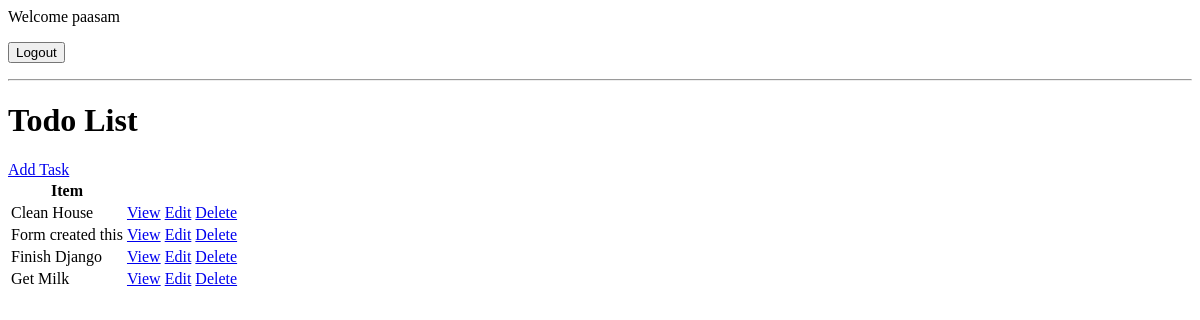
The app's page / (signed in), older data.
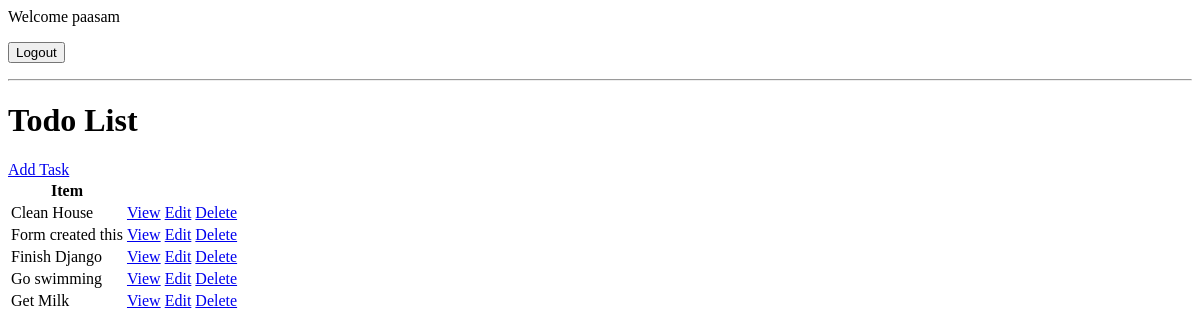
The same page, newer data.
### todo/models.py (models this page shows, shortened)
class Task(models.Model):
    user = models.ForeignKey(User, on_delete=models.CASCADE, null=True, blank=True)
    title = models.CharField(max_length=200,)
    description = models.TextField(null=True, blank=True)
    complete = models.BooleanField(default=False)
    create = models.DateTimeField(auto_now_add=True)
    class Meta:
        ordering = ['complete']

### todo/views.py (the view)
# urls.py: path('', Tasklist.as_view(), name='tasks'),
class Tasklist(LoginRequiredMixin,ListView):
    model = Task
    context_object_name = 'tasks' #this overides the default queryset name of 'object_list' to tasks
    def get_context_data(self, **kwargs):
        context = super().get_context_data(**kwargs)
        context['tasks'] = context['tasks'].filter(user=self.request.user) #This displays task created by a particular user
        context['count'] = context['tasks'].filter(complete=False).count() #This counts the tasks which are not completed
        return context

### todo/templates/todo/task_list.html (shortened to what this page needs)
{% if request.user.is_authenticated %}
<p> Welcome {{user.username}}</p>
<form method="POST" action="{% url 'logout' %}">
    <input type="submit" value="Logout">
</form>
{% else %}
<p>{{request.user}}</p>
<p>Please <a href="{% url 'login' %}">click here to login</a></p>
{% endif %}
<hr>
<h1>Todo List</h1>
<a href="{% url 'task-create' %}">Add Task</a>
<table>
    <tr>
        <th> Item </th>
    </tr>
    {% for task in tasks  %}
    <tr>
        <td>{{task.title}}</td>
        <td><a href="{% url 'task' task.id %}">View</a></td>
        <td><a href="{% url 'task-update' task.id %}">Edit</a></td>
        <td><a href="{% url 'task-delete' task.id %}">Delete</a></td>
    </tr>
    {% empty %}
    <h2>No items in list</h2>
    {% endfor %}
</table>

Row changes from the older to the newer data that the page shows:
added Task: title "Go swimming"
